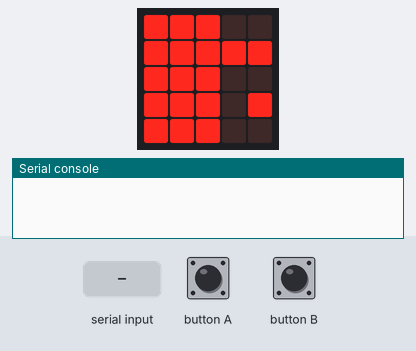
Bench run of a program on a simulated BBC micro:bit (MakeCode). Parts: the board's 5×5 LED display, the last lines printed to the serial console. The test bench sets the inputs (shaded band). No radio messages arrive unless stated (any console line starting 'radio sent:' is added by the test bench).

Above: at 1.6 s.
1.7 s: button A pressed for 0.15 s
At 2.3 s:
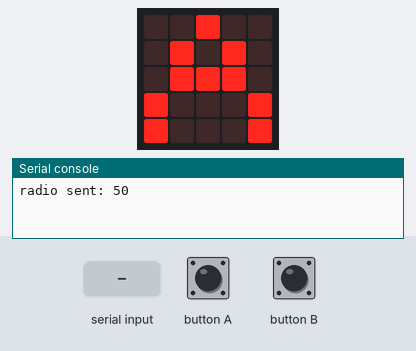
3.3 s: button B pressed for 0.15 s
At 4.6 s:
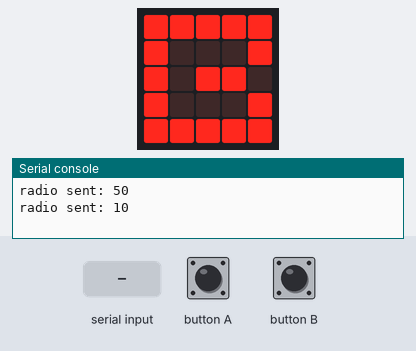
4.9 s: "1\n" received over the second serial link
At 5.4 s:
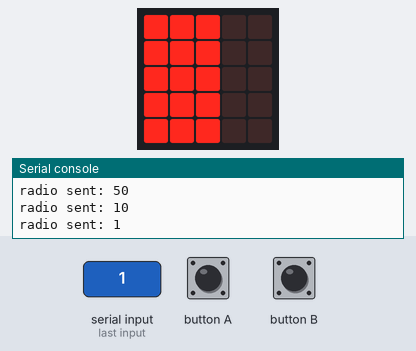
Timing chart, 0 to 7.9 s (numbered marks = the images above; inputs shaded):
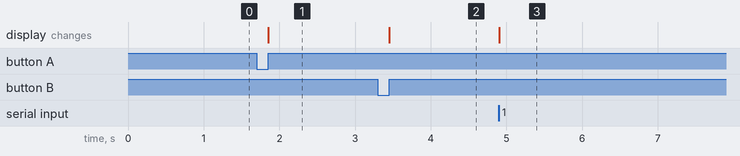

Measured:
- after the input at 1.7 s, the display: changes after 0.15 s (image 1)
- after the input at 3.3 s, the display: changes after 0.15 s (image 2)
- after the input at 4.9 s, the display: changes at once (image 3)

The program:

main.ts
```typescript
input.onButtonPressed(Button.A, function () {
    basic.showLeds(`
        . . # . .
        . # . # .
        . # # # .
        # . . . #
        # . . . #
        `)
    radio.sendNumber(50)
})
serial.onDataReceived(serial.delimiters(Delimiters.NewLine), function () {
    basic.showLeds(`
        # # # . .
        # # # . .
        # # # . .
        # # # . .
        # # # . .
        `)
    EmpangeneDaten = serial.readLine().split(",")
    radio.sendString("" + (EmpangeneDaten[0]))
})
input.onButtonPressed(Button.B, function () {
    basic.showLeds(`
        # # # # #
        # . . . #
        # . # # .
        # . . . #
        # # # # #
        `)
    radio.sendNumber(10)
})
let EmpangeneDaten: string[] = []
radio.setGroup(1)
serial.redirect(
SerialPin.P0,
SerialPin.P14,
BaudRate.BaudRate115200
)
basic.showLeds(`
    # # # . .
    # # # # #
    # # # . .
    # # # . #
    # # # . .
    `)
```

test.ts
```typescript
// Hier kann man Tests durchführen; diese Datei wird nicht kompiliert, wenn dieses Paket als Erweiterung verwendet wird.
```
